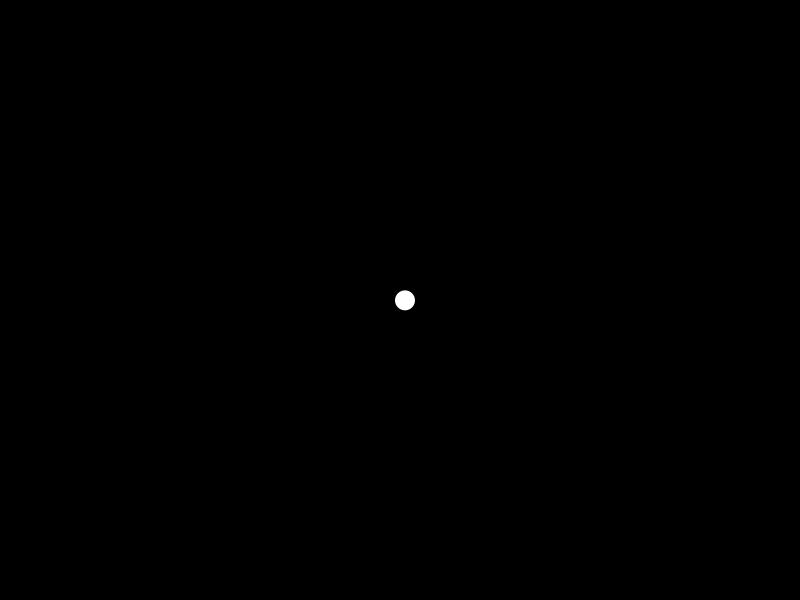
Frame 1 (no input)
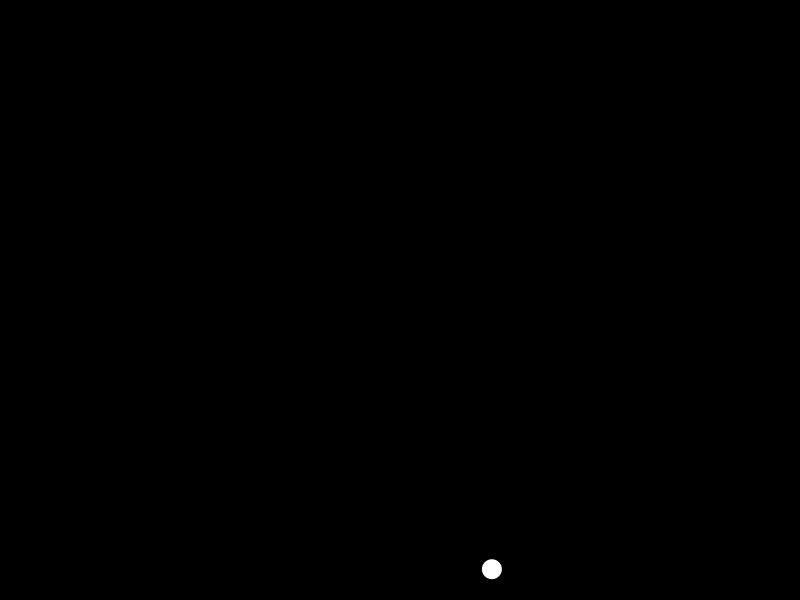
Frame 60 (the mouse pressed at the canvas centre just before this capture)
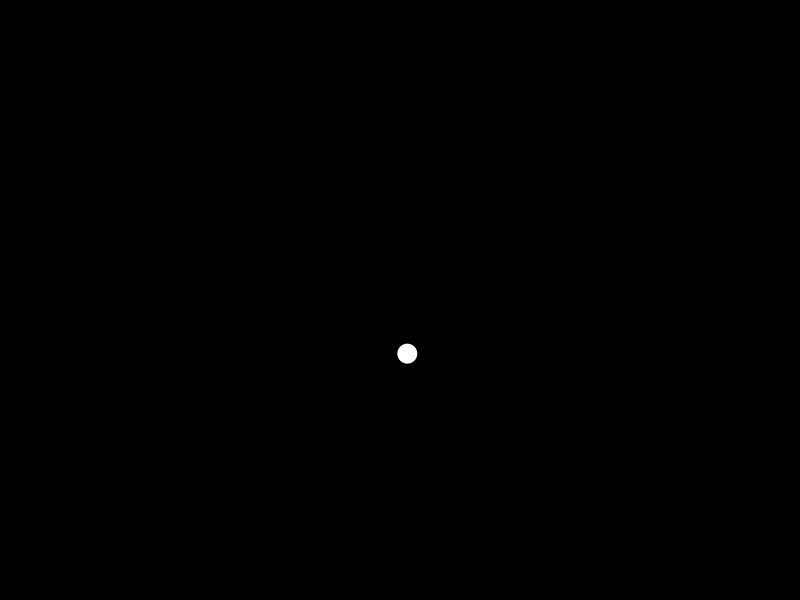
Frame 120 (the mouse held since frame 60 and released just before this capture)

The Processing sketch that drew these frames (run headless with seeded random() and noise(); from frame 60 on, the mouse is pressed at the canvas centre):

// Processing sketch: FuerzaAtraccion
// ── FuerzaAtraccion.pde
Bola b;

void setup(){
  size(800,600);
  b = new Bola(width/2,height/2,10,0);
}

void draw(){

  background(0);

  PVector fuerza = new PVector(0.1,0.2);
  b.aplicarFuerza(fuerza);

  PVector gravedad = new PVector(0,0.5);
  b.aplicarFuerza(gravedad);

  b.actualizar();
  b.dibujar();

}

// ── Bola.pde
class Bola{
  float x;
  float y;
  float velx;
  float vely;
  PVector pos;
  PVector vel;
  PVector acc;
  
  Bola(float x,float y, float velx, float vely){
    
    pos = new PVector(x,y);
    vel = new PVector(velx,vely);

    acc = new PVector(0.02,0.001);
    //acc = PVector.random2D();
    acc.limit(0.1);

  }
  void actualizar(){
    
    vel.add(acc);
    vel.limit(5);
    pos.add(vel);
    acc.mult(0);
    pos.x = pos.x %width;
    pos.y = pos.y %height;
    
    if(mousePressed){
      PVector mouse = new PVector(mouseX,mouseY); 
      mouse.sub(pos);
      println(mouse);
      mouse.setMag(1.5);
      println(mouse);
      aplicarFuerza(mouse);
    }
  }

  void aplicarFuerza(PVector fuerza){
    acc.add(fuerza);
  }
  
  void dibujar(){
    noStroke();
    fill(255);
    ellipse(pos.x,pos.y,20,20);
  }
  
}
